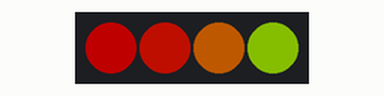
A program run on a simulated ESP32-C3. On the bench: 4 RGB LEDs in strip order, left to right. Dim RGB values are drawn brighter than linear; what the program prints to the serial monitor is not drawn.

Above: at 0.15 s.
At 4.01 s:
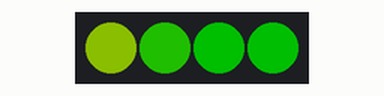
At 8.86 s:
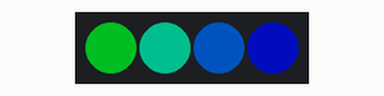
At 17.51 s:
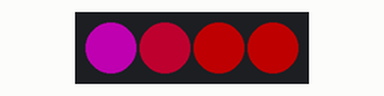
At 27.11 s:
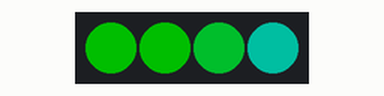
At 38.98 s:
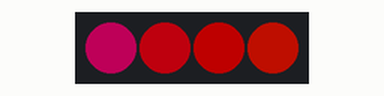
Timing chart, 0 to 40.0 s (numbered marks = the images above):
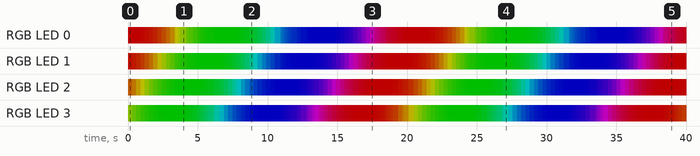

Measured:
- by itself, RGB LED 0: off → RGB(80, 0, 0) at 0.00 s, → RGB(80, 2, 0) 0.91 s later, → RGB(80, 5, 0) 0.30 s later, → RGB(80, 9, 0) 0.30 s later, … (167 changes in this stretch)
- by itself, RGB LED 1: off → RGB(80, 6, 0) at 0.00 s, → RGB(80, 10, 0) 0.30 s later, → RGB(80, 16, 0) 0.30 s later, → RGB(80, 24, 0) 0.30 s later, … (141 changes in this stretch)

The program:

main.cpp
```cpp
// MoonPixel - moon lamp firmware
// Board: ESP32-C3 SuperMini   LEDs: WS2812 4-bit (2x2) panel
//
// Wiring:
//   Panel VCC  -> 5V (VBUS) pin on the SuperMini
//   Panel GND  -> GND
//   Panel DIN  -> GPIO 10 (through a 330 ohm resistor)
//
// Starter sketch: a slow, soft rainbow so you can check that every LED works.

#include <Arduino.h>
#include <Adafruit_NeoPixel.h>

constexpr uint8_t LED_PIN = 10;     // data pin to the WS2812 panel
constexpr uint8_t LED_COUNT = 4;    // 2x2 panel
constexpr uint8_t BRIGHTNESS = 80;  // 0-255; keep it modest, the panel gets warm

Adafruit_NeoPixel pixels(LED_COUNT, LED_PIN, NEO_GRB + NEO_KHZ800);

void setup() {
  Serial.begin(115200);
  pixels.begin();
  pixels.setBrightness(BRIGHTNESS);
  pixels.clear();
  pixels.show();
  Serial.println("MoonPixel started");
}

void loop() {
  static uint16_t hue = 0;

  for (uint8_t i = 0; i < LED_COUNT; i++) {
    // spread the 4 LEDs a little apart on the colour wheel
    uint16_t pixelHue = hue + (i * 65536UL / (LED_COUNT * 4));
    pixels.setPixelColor(i, pixels.gamma32(pixels.ColorHSV(pixelHue)));
  }
  pixels.show();

  hue += 64;
  delay(20);
}
```
